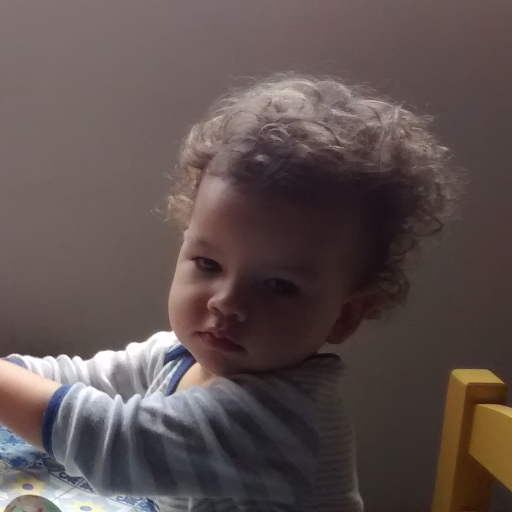
#> input picture Computação Gráfica/Trabalhos/2019.2/CGTrab1.tiff, 512 x 512 px
$ jupyter execute histograma.ipynb   (shell and % lines are left out)
#> lines starting #> are read from the running program, lines starting #| are printed output that depends on the picture
[cell 1]
import matplotlib.pyplot as plt
import numpy as np
import cv2
import matplotlib as mpl
mpl.rc("savefig",dpi=150)

img=cv2.imread('CGTrab1.tiff',0)
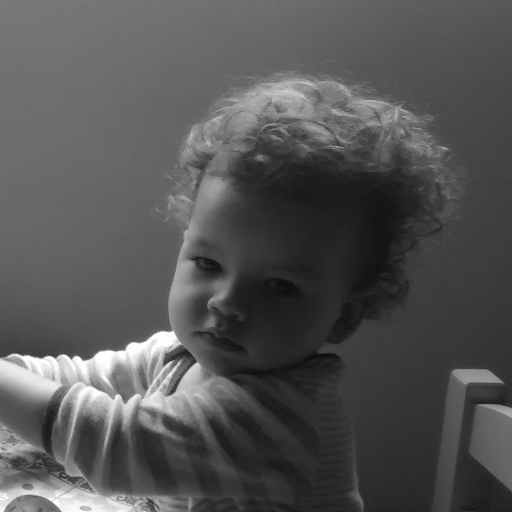
#> img: shape (512, 512); min 11, max 255, mean 84.4
rows,cols=img.shape
#> rows = 512; cols = 512
plt.imshow(img,cmap=plt.get_cmap('gray'),vmin=0,vmax=255)
plt.title('ImagemOriginal')
plt.show()
